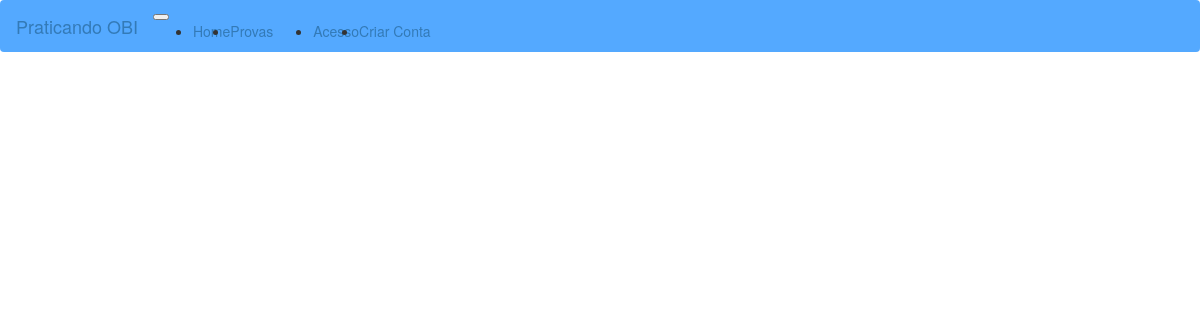
Before: /usuario/minhasprovas/17 with the older database file.
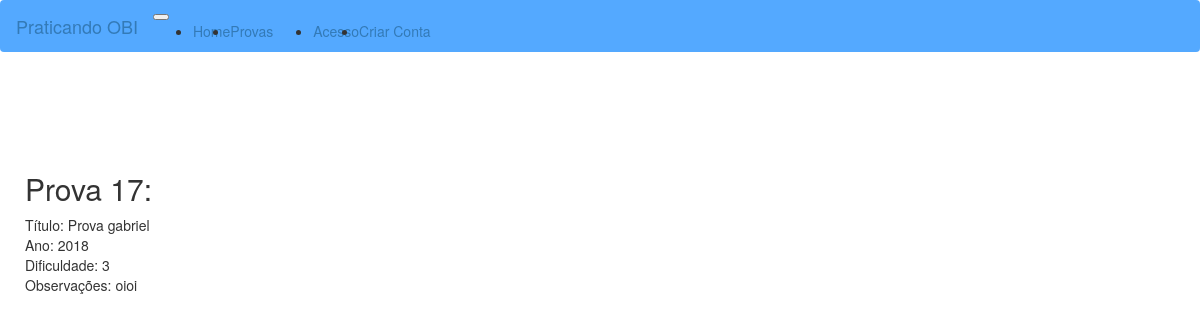
After: the same page with the newer database file.
### provasobi/models.py (models this page shows, shortened)
class ProvaPerson(models.Model):
    autor = models.ForeignKey(Profile, on_delete=models.CASCADE)
    titulo = models.CharField(db_column='titulo', max_length=200, blank=True, null=True, default='')
    ano = models.CharField(db_column='ano',  max_length=20, blank=True, null=True, default='')
    dificuldade = models.IntegerField(db_column='dificuldade', blank=True, null=True, default=0)
    observacoes = models.TextField(db_column='observacoes', blank=True, null=True, default='')
    class Meta:
        verbose_name_plural = 'Provas personalizadas'
        verbose_name = 'Prova personalizada'

### usuarios/views.py (the view)
# urls.py: path('minhasprovas/<int:pk>', provaperson_detail, name='provaperson_detail'),
def provaperson_detail(request, pk):
    provaperson = ProvaPerson.objects.all().filter(pk=pk)
    return render(request, 'novasprovas/provaperson_detail.html', {'provaperson':provaperson})

### templates/novasprovas/provaperson_detail.html
<!DOCTYPE html>
{% extends 'base.html' %}
{% block container %}
    {% for p in provaperson%}
        <h2> Prova {{p.pk}}: </h2>
        Título: {{p.titulo}}</br>
        Ano: {{p.ano}}</br>
        Dificuldade: {{p.dificuldade}}</br>
        Observações: {{p.observacoes}}</br>
    {% endfor %}
{% endblock %}

### templates/base.html (shortened to what this page needs)
<!DOCTYPE html>
{% load static %}
<html lang="en">
    <head>
        <link href="{% static 'admin/css/bootstrap.css' %}" rel="stylesheet">
        <link href="{% static 'admin/css/bootstrap.min.css' %}" rel="stylesheet">
    </head>
    <body style="background-color: ">
    <div id="wrapper" class="animate">
    <nav class="navbar header-top fixed-top navbar-expand-lg  navbar-light" style="background-color: #54a9ff;">
        <a class="navbar-brand" href="{% url 'home' %}"> Praticando OBI</a>
            <button class="navbar-toggler" type="button" data-target="#navigation">
            </button>
        <div class="collapse navbar-collapse" id="navbarText">
            <ul class="navbar-nav animate side-nav">
            <li class="nav-item">
            <a class="nav-link" href="{% url 'home' %}">Home
            </a>
          </li>
          <li class="nav-item dropdown">
              <a class="nav-link dropdown-toggle" href="#" id="navdrop" role="button" data-toggle="dropdown" data-hover="dropdown">Provas</a>
          </li>
        </ul>
        <ul class="navbar-nav ml-md-auto d-md-flex">
            {% if user.is_authenticated %}
                <li class="nav-item">
                    <a class="nav-link" href="{% url 'usuarios_obi:logout_perfil' %}">Sair</a>
                </li>
            {% else %}
            <li class="nav-item">
            <a class="nav-link" href="{% url 'usuarios_obi:login_perfil' %}">Acesso
            </a>
            </li>
            <li class="nav-item">
            <a class="nav-link" href="{% url 'usuarios_obi:cadastro_perfil' %}">Criar Conta
            </a>
            </li>
            {% endif %}
        </ul>
      </div>
    </nav>
        <div style="margin-left: 10px; margin-top: 100px; margin-bottom:50px;" class="container" >
            {% block container %}
            {% endblock %}
        </div>
  </div>
    </body>
</html>

Changed rows visible on the page:
added ProvaPerson: pk "17", titulo "Prova gabriel", ano "2018", dificuldade "3", observacoes "oioi"
